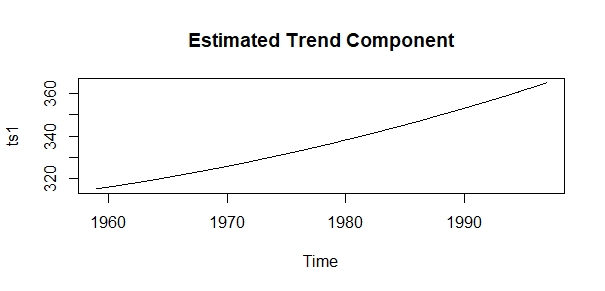

Recreate this plot in R.
data(co2)

d = decompose(co2)
trend = d$trend
season = diff(co2)
season = season[7: 462]

x1 = c(1: 468)
x3 = x1^2

trend.ols = lm(trend ~ x1 + x3)
summary(trend.ols)
co2_trend_p = predict(trend.ols)
ts1 = ts(co2_trend_p, frequency = 12, start = 1959)
plot(ts1, main = 'Estimated Trend Component')
summary(ts1)
sd(ts1)

ssp = spectrum(season)  
per = 1 / ssp$freq[ssp$spec == max(ssp$spec)]
season.ols = lm(season ~ sin(2 * pi / per * x1) +
                  cos(2 * pi / per * x1))
co2_season_p = predict(season.ols)
summary(season.ols)
ts2 = ts(co2_season_p, frequency = 12, start = 1959)
plot(ts2, main = 'Estimated Seasonal Component')
summary(ts2)
sd(ts2)
